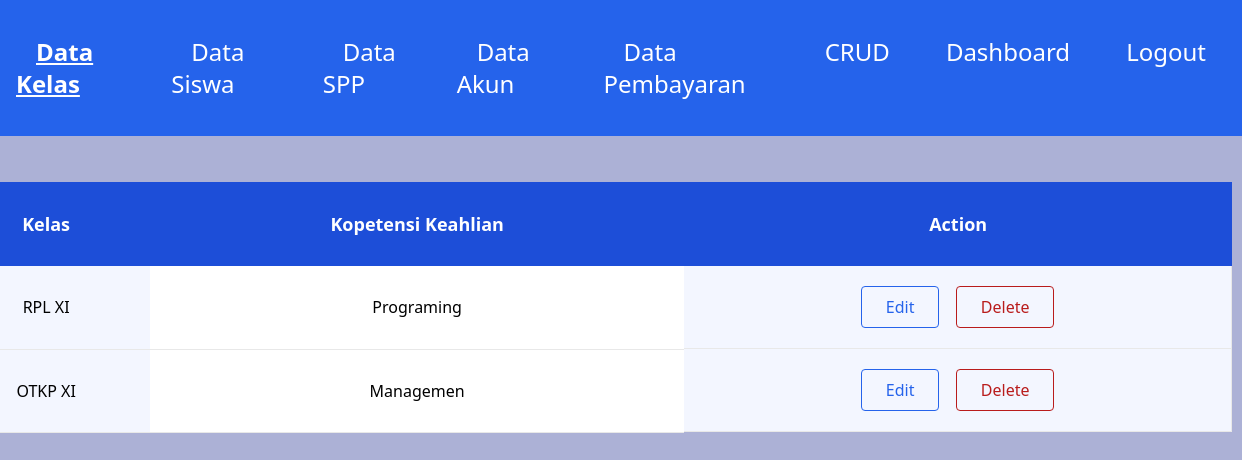
/pages/CRUD/data_kelas.php (signed in), run on the app's committed database.
### tables this page shows
CREATE TABLE `data_kelas` (
  `id_kelas` int(11) NOT NULL,
  `nama_kelas` varchar(10) NOT NULL,
  `kompetensi_keahlian` varchar(50) NOT NULL
);

### pages/CRUD/data_kelas.php (the view, shortened to what this page needs)
<!DOCTYPE html>
<html lang="en">
  <head>
    <link href="../../dist/output.css" rel="stylesheet" />
  </head>
  <body class="flex min-h-screen bg-blue-light">
    <nav class="fixed min-w-full">
      <div style="justify-content:space-between;" class="flex min-w-full px-4 py-5 bg-blue-600 py-auto w-fit">
        <ul class="flex gap-4 py-4 text-white text-m">
            <li><a class="px-5 text-2xl font-bold underline" href="./data_kelas.php"><span class="sr-only">(current)</span>Data Kelas</a></li>
            <li><a class="px-5 text-2xl hover:underline" href="./data_siswa.php">Data Siswa</a></li>
            <li><a class="px-5 text-2xl first-letter hover:underline " href="./data_spp.php">Data SPP</a></li>
            <li><a class="px-5 text-2xl hover:underline" href="./data_akun.php">Data Akun</a></li>
            <li><a class="px-5 text-2xl hover:underline" href="./data_pembayaran.php">Data Pembayaran</a></li>
        </ul>
        <div class="right-0 flex gap-4 ">
         <ul class="flex gap-4 py-4 text-white text-m">
                <li><a class="px-5 text-2xl hover:underline" href="../CRUD/index.php">CRUD</a></li>
                <li><a class="px-5 text-2xl hover:underline" href="../dashboard/index.php">Dashboard</a></li>
                <li><a class="px-5 text-2xl hover:underline" href="../../login/logout.php">Logout</a></li>
            </div>
      </div>
    </nav>
    <section class="flex justify-center min-w-full lg:py-[120px]">
    <div class="container ">
        <div class="flex flex-wrap justify-center ">
            <div class="">
                <div class="max-w-full">
                    <table class="w-[1440px] table-auto">
                        <thead>
                            <tr class="text-center bg-blue-700 ">
                                <th class="px-3 py-4 text-lg font-semibold text-white lg:py-7 lg:px-4">
                                    Kelas
                                </th>
                                <th class="px-3 py-4 text-lg font-semibold text-white lg:py-7 lg:px-4">
                                    Kopetensi Keahlian
                                </th>
                                <th class="px-3 py-4 text-lg font-semibold text-white lg:py-7 lg:px-4">
                                    Action
                                </th>
                            </tr>
                        </thead>
                        <tbody>
                            <?php
                                require("../../connection.php");
                                $query = mysqli_query($conn,"SELECT * FROM `data_kelas`");
                                while($row = mysqli_fetch_array($query)){
                            ?>
                            <tr>
                                <td class="text-center text-dark font-medium text-base py-5 px-2 bg-[#F3F6FF] border-b border-[#E8E8E8]">
                                    <?php echo $row["nama_kelas"] ?>
                                </td>
                                <td class="text-center text-dark font-medium text-base py-5 px-2 bg-white border-b border-[#E8E8E8]">
                                    <?php echo $row["kompetensi_keahlian"] ?>
                                </td>
                                <td class="text-center flex items-center justify-center text-dark font-medium text-base py-5 px-2 bg-[#F3F6FF] border-b border-r border-[#E8E8E8]">
                                    <a href="./edit_page/kelas.php?id=<?php echo $row['id_kelas']; ?>" class="inline-block px-6 py-2 mr-2 text-blue-600 border border-blue-600 rounded hover:bg-blue-600 hover:text-white">
                                        Edit
                                    </a>
                                    <p>&nbsp;&nbsp;</p>
                                    <a href="./delete/kelas.php?id=<?php echo $row['id_kelas']; ?>" class="inline-block px-6 py-2 text-red-700 border border-red-700 rounded hover:bg-red-700 hover:text-white">
                                        Delete
                                    </a>
                                </td>
                            </tr>
                           <?php } ?>
                        </tbody>
                    </table>
                </div>
            </div>
        </div>
    </div>
        </section>
  </body>
</html>

### data on the page
data_kelas: nama_kelas "RPL XI", kompetensi_keahlian "Programing"
data_kelas: nama_kelas "OTKP XI", kompetensi_keahlian "Managemen"
